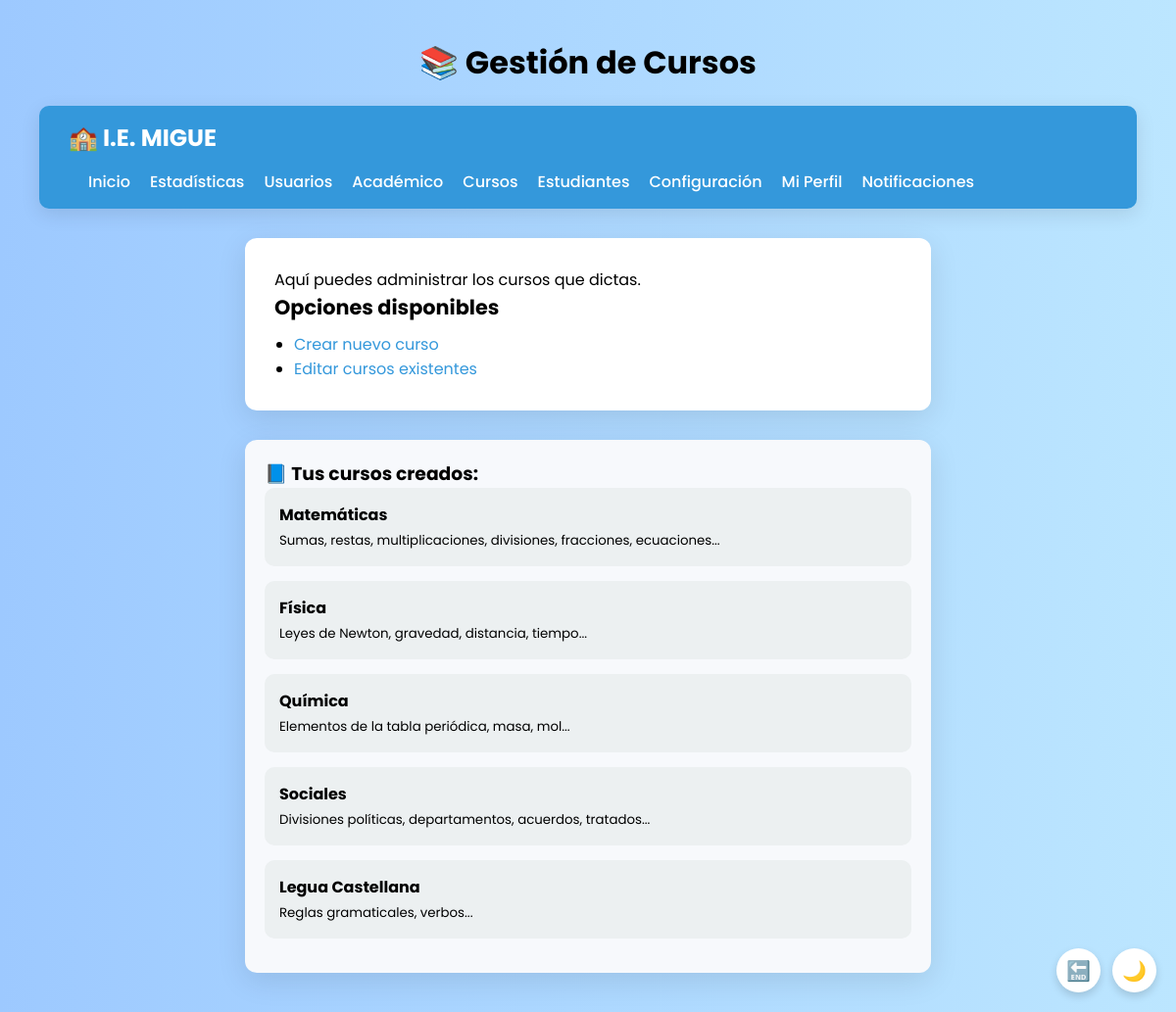
Page /cursos/ (signed in) on the earlier database version.
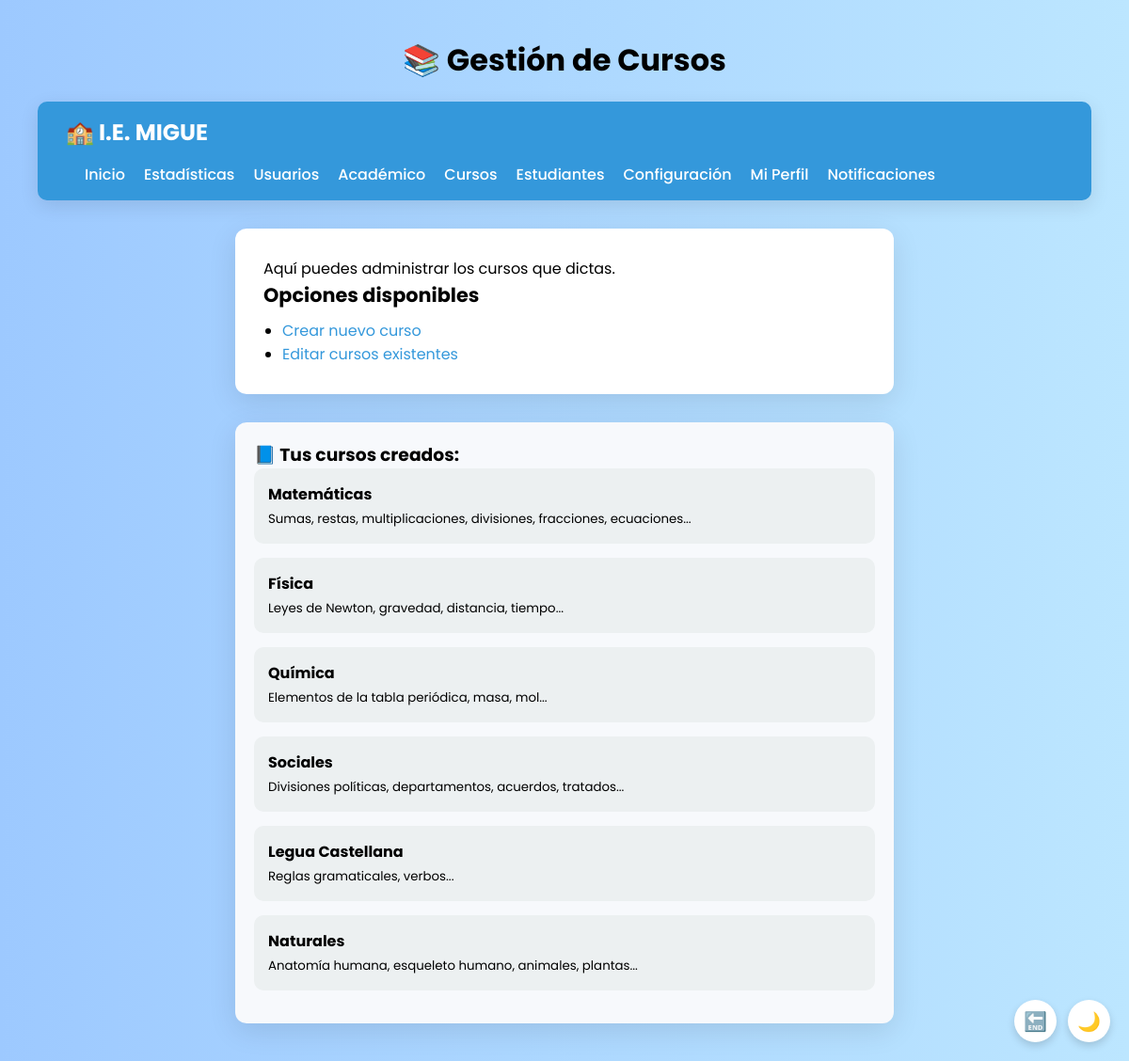
Same page on the later database version.
### usuarios/models.py (models this page shows, shortened)
class Curso(models.Model):
    nombre = models.CharField(max_length=100)
    descripcion = models.TextField()
    activo = models.BooleanField(default=True)
    total_unidades = models.PositiveIntegerField(default=3)  # Número de unidades de curso
    unidades_completadas = models.PositiveIntegerField(default=0)  # Unidades completadas por docentes

### usuarios/views.py (the view)
# urls.py: path('cursos/', views.gestionar_cursos, name='gestionar_cursos'),
@login_required
def gestionar_cursos(request):
    cursos = Curso.objects.all()
    return render(request, 'usuarios/cursos.html', {'cursos': cursos})

### usuarios/templates/usuarios/cursos.html (shortened to what this page needs)
{% load static %}
<!DOCTYPE html>
<html lang="es">
<head>
</head>
<body>
  <div class="floating-buttons">
    <form method="POST" action="{% url 'logout' %}">
      <button class="icon-button" title="Cerrar sesión">🔚</button>
    </form>
    <button class="icon-button" onclick="toggleDarkMode()" id="darkToggle" title="Modo oscuro/claro">🌙</button>
  </div>
  <h2>📚 Gestión de Cursos</h2>
  <nav class="navbar">
    <div class="navbar-top">
      <div class="logo">🏫 I.E. MIGUE</div>
    </div>
    <ul class="nav-links" id="navLinks">
      <li><a href="{% url 'panel_admin' %}">Inicio</a></li>
      <li><a href="{% url 'estadisticas' %}">Estadísticas</a></li>
      <li><a href="{% url 'lista_usuarios' %}">Usuarios</a></li>
      <li><a href="{% url 'gestion_academica' %}">Académico</a></li>
      <li><a href="{% url 'gestionar_cursos' %}">Cursos</a></li>
      <li><a href="{% url 'ver_estudiantes' %}">Estudiantes</a></li>
      <li><a href="{% url 'configuracion' %}">Configuración</a></li>
      <li><a href="{% url 'perfil_admin' %}">Mi Perfil</a></li>
      <li><a href="{% url 'notificaciones' %}">Notificaciones</a></li>
    </ul>
  </nav>
  <div class="container">
    <p>Aquí puedes administrar los cursos que dictas.</p>
    <div class="card mt-4">
      <div class="card-body">
        <h5 class="card-title">Opciones disponibles</h5>
        <ul>
          <li><a href="{% url 'crear_curso' %}">Crear nuevo curso</a></li>
          <li><a href="{% url 'editar_cursos' %}">Editar cursos existentes</a></li>
        </ul>
      </div>
    </div>
  </div>
  {% if cursos %}
    <div class="cursos-lista">
      <h3>📘 Tus cursos creados:</h3>
      {% for curso in cursos %}
        <div class="curso-item">
          <strong>{{ curso.nombre }}</strong><br>
          <small>{{ curso.descripcion }}</small>
        </div>
      {% endfor %}
    </div>
  {% else %}
    <div class="cursos-lista">
      <p>No tienes cursos registrados aún.</p>
    </div>
  {% endif %}
</body>
</html>

Differences in the rows shown:
added Curso: nombre "Naturales", descripcion "Anatomía humana, esqueleto humano, animales, plantas..."
